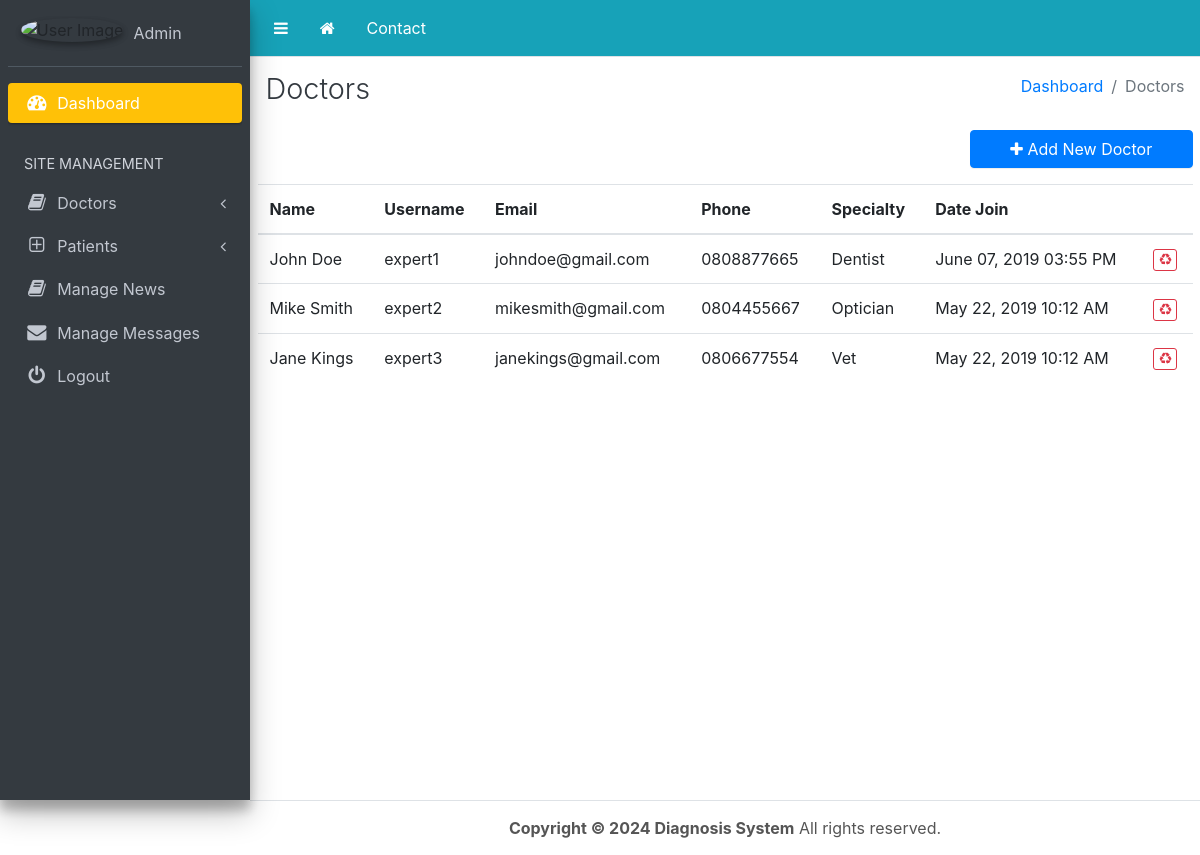
/dashboard/doctor.php (signed in), run on the app's committed database.
### tables this page shows
CREATE TABLE IF NOT EXISTS `users` (
  `id` int(11) NOT NULL,
  `username` varchar(150) NOT NULL,
  `password` varchar(150) NOT NULL,
  `usergroup` varchar(11) NOT NULL,
  `is_active` tinyint(4) NOT NULL DEFAULT '1',
  `created_at` timestamp NOT NULL DEFAULT CURRENT_TIMESTAMP ON UPDATE CURRENT_TIMESTAMP
);

CREATE TABLE IF NOT EXISTS `experts` (
  `userId` int(11) NOT NULL,
  `name` varchar(255) NOT NULL,
  `email` varchar(150) NOT NULL,
  `specialty` varchar(255) NOT NULL,
  `phone` varchar(10) NOT NULL
);

### assets/core/load_classes.php (called while the page is built, shortened)
<?php
    spl_autoload_register( function($classname) {
      $classname = strtolower($classname);
    })
    ;

### assets/core/db/connect.php (called while the page is built)
<?php
class Connection {
  private $dbhost = 'localhost';
  private $dbname = 'diagnosis';
  private $user = 'root';
  private $password = '';
  public function connect() {
    try {
      $dsn = "mysql:host=$this->dbhost;dbname=$this->dbname";
      $connection = new PDO($dsn, $this->user, $this->password);
      $connection->setAttribute(PDO::ATTR_ERRMODE, PDO::ERRMODE_EXCEPTION);
      return $connection;
    }
    catch(PDOException $e) {
      return false;
    }
  }
}

### assets/core/init.php (called while the page is built, shortened)
<?php
require_once ROOT_DIRECTORY . "assets/core/db/connect.php";
require_once ROOT_DIRECTORY . "assets/core/load_classes.php";
require_once ROOT_DIRECTORY . "assets/core/functions.php";
$user = new User();

### assets/core/class/user.class.php (called while the page is built, shortened)
<?php
	class User {
		private $connection;
		public function __construct() {
			$this->connection = new Connection();
			$this->connection = $this->connection->connect();
		}
		public function getExperts() {
			$statement = $this->connection->prepare("SELECT * FROM users WHERE usergroup = 'expert'");
			$statement->execute();
			$result = $statement->fetchAll(PDO::FETCH_ASSOC);
			return $result ? $result : false;
		}
		public function getExpertInfo($expert_id) {
            $statement = $this->connection->prepare("SELECT * FROM experts WHERE userId = :userId");
            $statement->execute(['userId' => $expert_id]);
            $result = $statement->fetch(PDO::FETCH_OBJ);
            return $result ? $result : false;
        }
    }

### assets/core/functions.php (called while the page is built, shortened)
<?php
function datetime_to_text($date="") {
  if (!empty($date)) {
    $unixtimestamp = strtotime($date);
    return strftime("%B %d, %Y %I:%M %p", $unixtimestamp);
  }
}

### dashboard/doctor.php (the view, shortened to what this page needs)
<?php include_once '../assets/core/init.php'; ?>
<?php include_once 'includes/_header.php'; ?>
    <div class="wrapper">
        <?php include_once 'includes/_navbar.php'; ?>
        <aside class="main-sidebar sidebar-dark-warning elevation-4">
            <?php include_once 'includes/_sidebar.php'; ?>
        </aside>
        <div class="content-wrapper">
            <div class="content-header">
                <div class="container-fluid">
                    <div class="row mb-2">
                        <div class="col-sm-6">
                            <h1 class="m-0 text-dark display-5">Doctors</h1>
                        </div>
                        <div class="col-sm-6">
                            <ol class="breadcrumb float-sm-right">
                                <li class="breadcrumb-item"><a href="index.php">Dashboard</a></li>
                                <li class="breadcrumb-item active">Doctors</li>
                            </ol>
                        </div>
                    </div>
                </div>
            </div>
            <section>
                <div class="container">
                    <div class="row">
                        <div class="col-md-7 mr-auto">
                        </div>
                        <div class="col-md-3 mb-3 ml-auto">
                            <a href="addDoctor.php" class="btn btn-primary btn-block"><i class="fa fa-plus"></i> Add New Doctor</a>
                        </div>
                    </div>
                    <div class="row">
                        <div class="col-md-12">
                            <table class="table">
                                <thead>
                                    <tr>
                                        <th>Name</th>
                                        <th>Username</th>
                                        <th>Email</th>
                                        <th>Phone</th>
                                        <th>Specialty</th>
                                        <th>Date Join</th>
                                        <th></th>
                                    </tr>
                                </thead>
                                <tbody>
                                    <?php foreach (!empty($user->getExperts()) ? $user->getExperts() : [] as $exp): ?>
                                        <tr>
                                            <td><?=$user->getExpertInfo($exp['id'])->name;?></td>
                                            <td><?=$exp['username'];?></td>
                                            <td><?=$user->getExpertInfo($exp['id'])->email;?></td>
                                            <td><?=$user->getExpertInfo($exp['id'])->phone;?></td>
                                            <td><?=$user->getExpertInfo($exp['id'])->specialty;?></td>
                                            <td><?=datetime_to_text($exp['created_at']);?></td>
                                            <td>
                                                <a href="deleteDoctor.php?id=<?=$exp['id'];?>" onclick="return confirm('Are you sure you want to delete this?')" class="btn btn-xs btn-outline-danger"><i class="fa fa-recycle"></i></a>
                                            </td>
                                        </tr>
                                    <?php endforeach; ?>
                                </tbody>
                            </table>
                        </div>
                    </div>
                </div>
            </section>
        </div>
        <?php include_once 'includes/_footer.php'; ?>
    </div>
<?php include_once 'includes/_scripts.php'; ?>

### assets/css/custom.css (style rules this page uses)
.btn-xs { padding:1px 5px; font-size:12px; line-height:1.5; border-radius:3px; }
.display-5 { font-size:2.8rem; font-weight:300; line-height:1.2 }

### data on the page
users: id.name "John Doe", username "expert1", id.email "johndoe@gmail.com", id.phone "0808877665", id.specialty "Dentist", created_at "June 07, 2019 03:55 PM"
users: id.name "Mike Smith", username "expert2", id.email "mikesmith@gmail.com", id.phone "0804455667", id.specialty "Optician", created_at "May 22, 2019 10:12 AM"
users: id.name "Jane Kings", username "expert3", id.email "janekings@gmail.com", id.phone "0806677554", id.specialty "Vet", created_at "May 22, 2019 10:12 AM"
